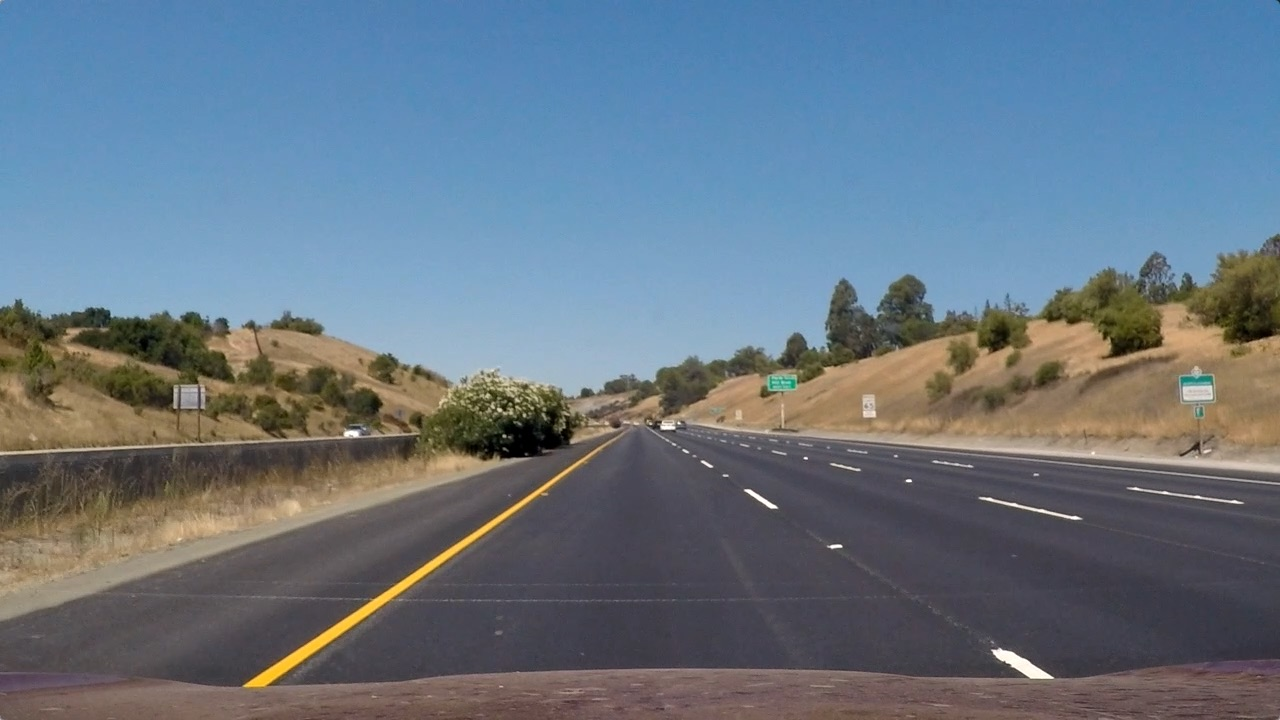
#> input picture test_images/straight_lines1.jpg, 1280 x 720 px; the run also reads 2 pictures not shown here
$ jupyter execute --allow-errors P2.ipynb   (shell and % lines are left out)   (older library calls are emulated)
#> lines starting #> are read from the running program, lines starting #| are printed output that depends on the picture
[cell 1]
#importing some useful packages
import matplotlib.pyplot as plt
import matplotlib.image as mpimg
import numpy as np
import cv2
import glob
import os
from moviepy.editor import VideoFileClip
from IPython.display import HTML
os.listdir("test_images/")

[cell 2]
#reading in an image
image = mpimg.imread('test_images/straight_lines1.jpg')
#> image is the input picture: shape (720, 1280, 3); mean R, G, B 103.2, 117.7, 131.2

#printing out some stats and plotting
print('This image is:', type(image), 'with dimensions:', image.shape)
#| This image is: <class 'numpy.ndarray'> with dimensions: (720, 1280, 3)
plt.imshow(image)  # if you wanted to show a single color channel image called 'gray', for example, call as plt.imshow(gray, cmap='gray')
#> (this line was passed over: IPython is not available in this run)

[cell 3]
def calibrate_camera(img_dir):

#> called with img_dir = 'camera_cal/'
    nx = 9
    ny = 6
    objp = np.zeros((ny*nx,3), np.float32)
    objp[:,:2] = np.mgrid[0:nx, 0:ny].T.reshape(-1,2)
    objpoints = [] # 3d points in real world space
    imgpoints = [] # 2d points in image plane.

    for filename in os.listdir(img_dir):
        img = mpimg.imread(os.path.join("camera_cal/" , filename))
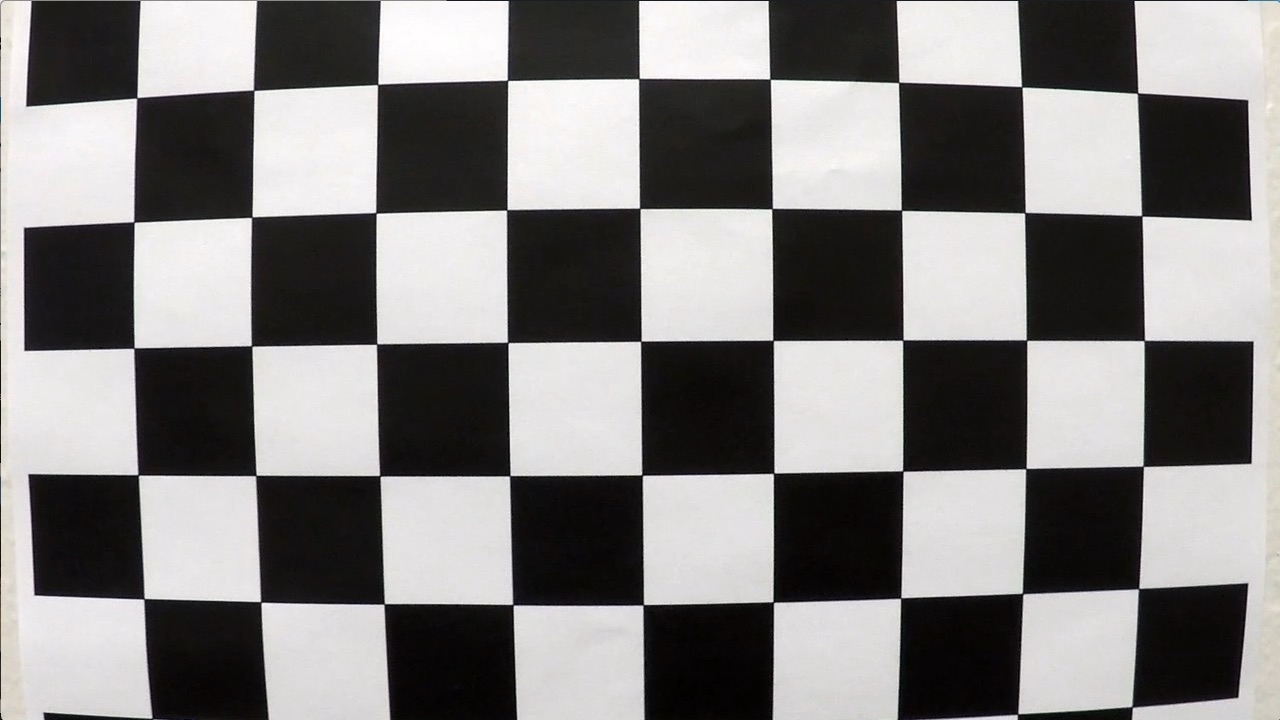
#> input picture camera_cal/calibration1.jpg, 1280 x 720 px
#> img is the input picture: shape (720, 1280, 3); mean R, G, B 130.1, 128.4, 127.8
        gray = cv2.cvtColor(img, cv2.COLOR_BGR2GRAY)
        ret, corners = cv2.findChessboardCorners(gray, (nx, ny), None)
#> ret = False; corners = None
        if ret == True:
            # Draw and display the corners
            objpoints.append(objp)
            imgpoints.append(corners)

    ret, mtx, dist, rvecs, tvecs = cv2.calibrateCamera(objpoints, imgpoints, gray.shape[::-1], None, None)

    return mtx, dist

def threshold(img, s_thresh=(170, 255), sx_thresh=(10, 200)):
#> called with s_thresh = (100, 255), sx_thresh = (10, 200)
    img = np.copy(img)
    # Convert to HLS color space and separate the V channel
    gray = cv2.cvtColor(img, cv2.COLOR_RGB2GRAY)
    hls = cv2.cvtColor(img, cv2.COLOR_RGB2HLS)
    s_channel = hls[:,:,2]
    l_channel = hls[:,:,1]

    # Sobel x
    sobelx = cv2.Sobel(gray, cv2.CV_64F, 1, 0) # Take the derivative in x
    abs_sobelx = np.absolute(sobelx) # Absolute x derivative to accentuate lines away from horizontal
    scaled_sobel = np.uint8(255*abs_sobelx/np.max(abs_sobelx))

    # Sobel y
    sobely = cv2.Sobel(gray, cv2.CV_64F, 0, 1)

    #direction threshold
    abs_sobelx = np.absolute(sobelx)
    abs_sobely = np.absolute(sobely)
    direction = np.arctan2(abs_sobely,abs_sobelx)
    direction = np.absolute(direction)
    direction_binary = np.zeros_like(direction)
    direction_binary[(direction >= np.pi/6) & (direction <= np.pi/2)] = 1

    # Threshold x gradient
    sxbinary = np.zeros_like(scaled_sobel)
    sxbinary[(scaled_sobel >= sx_thresh[0]) & (scaled_sobel <= sx_thresh[1])] = 1

    #Combined threshold
    combined_condition = ((sxbinary == 1) & (direction_binary == 1))

    # Threshold color channel
    s_binary = np.zeros_like(s_channel)
    #s_binary[(s_channel >= s_thresh[0]) & (s_channel <= s_thresh[1])] = 1
    s_condition = (s_channel>s_thresh[0]) & (s_channel<s_thresh[1])

    final_binary = np.zeros_like(combined_condition)
    final_binary[(s_condition | combined_condition)] = 1
    #combined_binary[(s_binary == 1) | (sxbinary == 1)] = 1

    return np.uint8(final_binary)

def warp(undistorted_img):

    height = undistorted_img.shape[0]
    width = undistorted_img.shape[1]

    src1 = [width // 2 - 76, height * 0.625]
    src2 = [width // 2 + 76, height * 0.625]
    src3 = [-100, height]
    src4 = [width + 100, height]
    src = np.float32([src1, src2, src3, src4])

    dst1 = [100, 0]
    dst2 = [width - 100, 0]
    dst3 = [100, height]
    dst4 = [width - 100, height]
    dst = np.float32([dst1, dst2, dst3, dst4])

    M = cv2.getPerspectiveTransform(src, dst)

    warped = cv2.warpPerspective(undistorted_img, M, (width, height))
    return (warped)

def unwarp(warped_img):

    height = warped_img.shape[0]
    width = warped_img.shape[1]

    src1 = [width // 2 - 76, height * 0.625]
    src2 = [width // 2 + 76, height * 0.625]
    src3 = [-100, height]
    src4 = [width + 100, height]
    src = np.float32([src1, src2, src3, src4])

    dst1 = [100, 0]
    dst2 = [width - 100, 0]
    dst3 = [100, height]
    dst4 = [width - 100, height]
    dst = np.float32([dst1, dst2, dst3, dst4])

    Minv = cv2.getPerspectiveTransform(dst, src)

    unwarped = cv2.warpPerspective(warped_img, Minv, (width, height))
    return unwarped

def find_lane_pixels(binary_warped):
    # Take a histogram of the bottom half of the image
    histogram = np.sum(binary_warped[binary_warped.shape[0]//2:,:], axis=0)
#> histogram = 1280 values, max 279 at index 374, min 0 at index 27, mean 18.82
    # Create an output image to draw on and visualize the result
    out_img = np.dstack((binary_warped, binary_warped, binary_warped))
    # Find the peak of the left and right halves of the histogram
    # These will be the starting point for the left and right lines
    midpoint = np.int(histogram.shape[0]//2)
    leftx_base = np.argmax(histogram[:midpoint])
#> leftx_base = 374
    rightx_base = np.argmax(histogram[midpoint:]) + midpoint
#> rightx_base = 1004

    # HYPERPARAMETERS
    # Choose the number of sliding windows
    nwindows = 9
    # Set the width of the windows +/- margin
    margin = 100
    # Set minimum number of pixels found to recenter window
    minpix = 50

    # Set height of windows - based on nwindows above and image shape
    window_height = np.int(binary_warped.shape[0]//nwindows)
    # Identify the x and y positions of all nonzero pixels in the image
    nonzero = binary_warped.nonzero()
#> nonzero = 61275 positions, rows 0 to 719, columns 0 to 1261
    nonzeroy = np.array(nonzero[0])
    nonzerox = np.array(nonzero[1])
    # Current positions to be updated later for each window in nwindows
    leftx_current = leftx_base
#> leftx_current = 374
    rightx_current = rightx_base
#> rightx_current = 1004

    # Create empty lists to receive left and right lane pixel indices
    left_lane_inds = []
    right_lane_inds = []

    # Step through the windows one by one
    for window in range(nwindows):
        # Identify window boundaries in x and y (and right and left)
        win_y_low = binary_warped.shape[0] - (window+1)*window_height
        win_y_high = binary_warped.shape[0] - window*window_height
        ### TO-DO: Find the four below boundaries of the window ###
        win_xleft_low = leftx_current - margin
        win_xleft_high = leftx_current + margin
        win_xright_low = rightx_current - margin
        win_xright_high = rightx_current + margin

        # Draw the windows on the visualization image
        cv2.rectangle(out_img,(win_xleft_low,win_y_low),
        (win_xleft_high,win_y_high),(0,255,0), 2)
        cv2.rectangle(out_img,(win_xright_low,win_y_low),
        (win_xright_high,win_y_high),(0,255,0), 2)

        # Identify the nonzero pixels in x and y within the window #
        good_left_inds = ((nonzeroy >= win_y_low) & (nonzeroy < win_y_high) &
        (nonzerox >= win_xleft_low) &  (nonzerox < win_xleft_high)).nonzero()[0]
        good_right_inds = ((nonzeroy >= win_y_low) & (nonzeroy < win_y_high) &
        (nonzerox >= win_xright_low) &  (nonzerox < win_xright_high)).nonzero()[0]

        # Append these indices to the lists
        left_lane_inds.append(good_left_inds)
        right_lane_inds.append(good_right_inds)

        if len(good_left_inds) > minpix:
            leftx_current = np.int(np.mean(nonzerox[good_left_inds]))
        if len(good_right_inds) > minpix:
            rightx_current = np.int(np.mean(nonzerox[good_right_inds]))
#> this loop made 9 passes
#> (win_xleft_low, win_xleft_high, win_xright_low, win_xright_high, leftx_current, rightx_current) on passes 1 to 4: (274, 474, 904, 1104, 386, 1004), (286, 486, 904, 1104, 382, 985), (282, 482, 885, 1085, 370, 1013), (270, 470, 913, 1113, 354, 993)
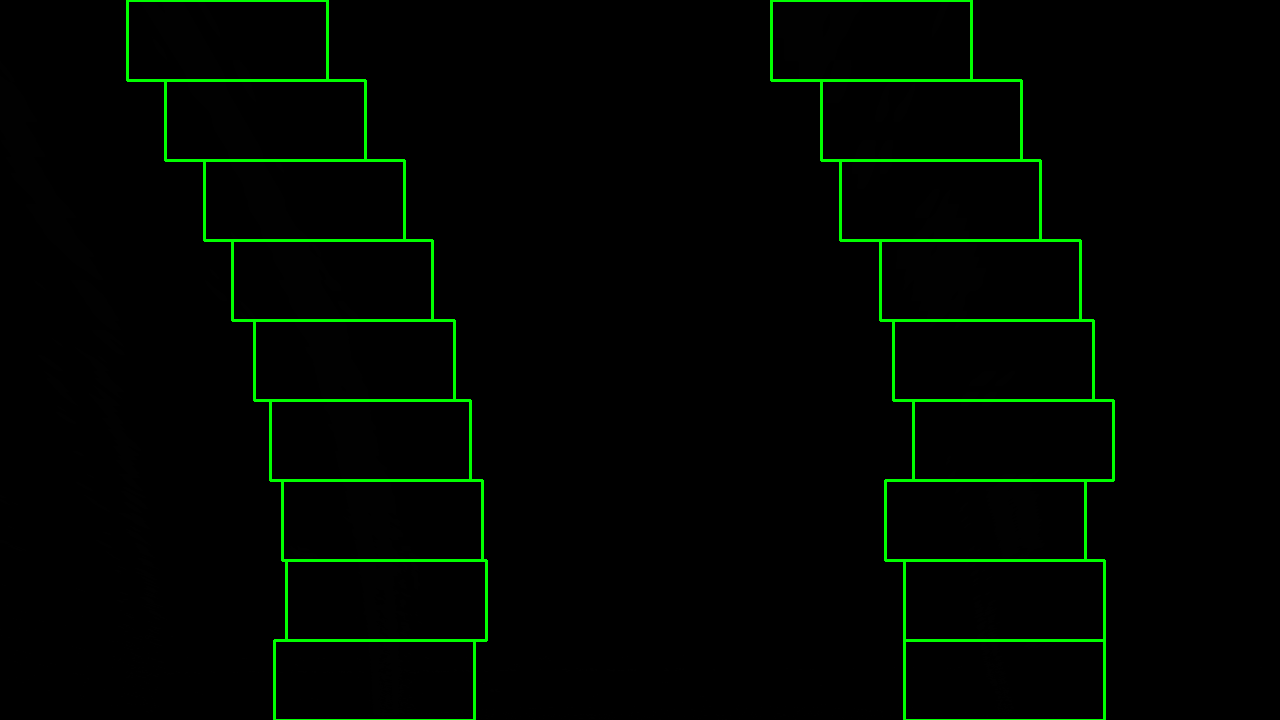
#> out_img: shape (720, 1280, 3); mean of channels 0, 1, 2 0.1, 5.7, 0.1; drawn as R, G, B
#> after the loop, left_lane_inds = 9 items; right_lane_inds = 9 items

    # Concatenate the arrays of indices (previously was a list of lists of pixels)
    try:
        left_lane_inds = np.concatenate(left_lane_inds)
        right_lane_inds = np.concatenate(right_lane_inds)
    except ValueError:
        # Avoids an error if the above is not implemented fully
        pass

    # Extract left and right line pixel positions
    leftx = nonzerox[left_lane_inds]
    lefty = nonzeroy[left_lane_inds]
    rightx = nonzerox[right_lane_inds]
    righty = nonzeroy[right_lane_inds]

    return leftx, lefty, rightx, righty, out_img


def fit_polynomial(binary_warped):
    # Find our lane pixels first
    leftx, lefty, rightx, righty, out_img = find_lane_pixels(binary_warped)

    left_fit = np.polyfit(lefty, leftx, 2)
#> left_fit = [-0.000433, 0.627, 161.9]
    right_fit = np.polyfit(righty, rightx, 2)
#> right_fit = [-0.000536, 0.672, 800.2]

    return left_fit, right_fit


def search_around_poly(binary_warped, img, left_fit, right_fit):

    margin = 100

    # Grab activated pixels
    nonzero = binary_warped.nonzero()
#> nonzero = 61275 positions, rows 0 to 719, columns 0 to 1261
    nonzeroy = np.array(nonzero[0])
    nonzerox = np.array(nonzero[1])

    left_lane_inds = ((nonzerox > (left_fit[0]*(nonzeroy**2) + left_fit[1]*nonzeroy +
                    left_fit[2] - margin)) & (nonzerox < (left_fit[0]*(nonzeroy**2) +
                    left_fit[1]*nonzeroy + left_fit[2] + margin)))
    right_lane_inds = ((nonzerox > (right_fit[0]*(nonzeroy**2) + right_fit[1]*nonzeroy +
                    right_fit[2] - margin)) & (nonzerox < (right_fit[0]*(nonzeroy**2) +
                    right_fit[1]*nonzeroy + right_fit[2] + margin)))

    # Again, extract left and right line pixel positions
    leftx = nonzerox[left_lane_inds]
    lefty = nonzeroy[left_lane_inds]
    rightx = nonzerox[right_lane_inds]
    righty = nonzeroy[right_lane_inds]

    # Fit new polynomials
    left_fitx, right_fitx, ploty, left_fit_new, right_fit_new = fit_poly(binary_warped.shape, leftx, lefty, rightx, righty)

    ## Visualization ##
    # Create an image to draw on and an image to show the selection window
    out_img = np.dstack((binary_warped, binary_warped, binary_warped))*255
    window_img = np.zeros_like(out_img)
    # Color in left and right line pixels
    out_img[nonzeroy[left_lane_inds], nonzerox[left_lane_inds]] = [255, 0, 0]
    out_img[nonzeroy[right_lane_inds], nonzerox[right_lane_inds]] = [0, 0, 255]

    # Generate a polygon to illustrate the search window area
    # And recast the x and y points into usable format for cv2.fillPoly()
    left_line_window1 = np.array([np.transpose(np.vstack([left_fitx, ploty]))])
    left_line_window2 = np.array([np.flipud(np.transpose(np.vstack([right_fitx,
                              ploty])))])
    left_line_pts = np.hstack((left_line_window1, left_line_window2))

    # Draw the lane onto the warped blank image
    cv2.fillPoly(window_img, np.int_([left_line_pts]), (0,255, 0))
    lanes = unwarp(window_img)
#> in unwarp, `Minv = cv2.getPerspectiveTransform(dst, src)`: Minv = [[0.141, -0.798, 549.9], [1.2e-16, -0.522, 450], [2.68e-19, -0.00125, 1]]

    result = cv2.addWeighted(img, 1, lanes, 0.3, 0)

    return result, left_fit_new, right_fit_new, left_fitx, right_fitx

def fit_poly(img_shape, leftx, lefty, rightx, righty):
     ### TO-DO: Fit a second order polynomial to each with np.polyfit() ###
    left_fit = np.polyfit(lefty, leftx, 2)
    right_fit = np.polyfit(righty, rightx, 2)
    # Generate x and y values for plotting
    ploty = np.linspace(0, img_shape[0]-1, img_shape[0])
    ### TO-DO: Calc both polynomials using ploty, left_fit and right_fit ###
    left_fitx = left_fit[0]*ploty**2 + left_fit[1]*ploty + left_fit[2]
    right_fitx = right_fit[0]*ploty**2 + right_fit[1]*ploty + right_fit[2]

    return left_fitx, right_fitx, ploty, left_fit, right_fit

[cell 4]
cal1 = mpimg.imread('camera_cal/calibration5.jpg')
mtx, dist = calibrate_camera("camera_cal/")
undistorted = cv2.undistort(cal1, mtx, dist, None, mtx)

path = 'output_images/'
cv2.imwrite(os.path.join(path , 'undistorted.jpg'), undistorted)

#> (the rest of this cell did not finish here and is left out)

[cell 5]
raw = mpimg.imread('test_images/test2.jpg')
img = cv2.undistort(raw, mtx, dist, None, mtx)
img_gray = cv2.cvtColor(img, cv2.COLOR_BGR2GRAY)
th = threshold(img,(100, 255),(10, 200))
warped = warp(th)
left_fit, right_fit = fit_polynomial(warped)
out_img, left_fit, right_fit, left_fitx, right_fitx = search_around_poly(warped, img, left_fit, right_fit)

cv2.imwrite(os.path.join(path , 'thresholded.jpg'), cv2.cvtColor(th*255, cv2.COLOR_GRAY2RGB))
cv2.imwrite(os.path.join(path , 'warped.jpg'), cv2.cvtColor(warped*255, cv2.COLOR_GRAY2RGB))
cv2.imwrite(os.path.join(path , 'fitted.jpg'), cv2.cvtColor(out_img, cv2.COLOR_BGR2RGB))

#> (the rest of this cell did not finish here and is left out)

[cell 6]
def radius (leftx, rightx, img_shape):
    xm_per_pix=3.7/800
    ym_per_pix = 25/720
    ploty = np.linspace(0, img_shape[0] - 1, img_shape[0])

    leftx = leftx[::-1]  # Reverse to match top-to-bottom in y
    rightx = rightx[::-1]  # Reverse to match top-to-bottom in y

    left_fit = np.polyfit(ploty, leftx, 2)
    left_fitx = left_fit[0]*ploty**2 + left_fit[1]*ploty + left_fit[2]
    right_fit = np.polyfit(ploty, rightx, 2)
    right_fitx = right_fit[0]*ploty**2 + right_fit[1]*ploty + right_fit[2]

    y_eval = np.max(ploty)
    left_fit_cr = np.polyfit(ploty*ym_per_pix, leftx*xm_per_pix, 2)
    right_fit_cr = np.polyfit(ploty*ym_per_pix, rightx*xm_per_pix, 2)

    left_curverad = ((1 + (2*left_fit_cr[0]*y_eval*ym_per_pix + left_fit_cr[1])**2)**1.5) / np.absolute(2*left_fit_cr[0])
    right_curverad = ((1 + (2*right_fit_cr[0]*y_eval*ym_per_pix + right_fit_cr[1])**2)**1.5) / np.absolute(2*right_fit_cr[0])

    return (left_curverad, right_curverad)


def car_offset(leftx, rightx, img_shape):

    xm_per_pix=3.7/800
    mid = img_shape[1]//2
    car_pos = (leftx[-1] + rightx[-1])/2
    offset = (mid - car_pos) * xm_per_pix

    return offset

def display_info(img, leftx, rightx):

    xm_per_pix=3.7/800
    ym_per_pix = 25/720

    curvature_rads = radius(leftx, rightx, img.shape,)
    offsetx = car_offset(leftx, rightx, img.shape)

    final_image = img.copy()
    cv2.putText(final_image, 'Left lane curvature: {:.2f} m'.format(curvature_rads[0]),
                (60, 60), cv2.FONT_HERSHEY_SIMPLEX, 1.5, (0,0,0), 3)
    cv2.putText(final_image, 'Right lane curvature: {:.2f} m'.format(curvature_rads[1]),
                (60, 110), cv2.FONT_HERSHEY_SIMPLEX, 1.5, (0,0,0), 3)
    cv2.putText(final_image, 'Car offset: {:.2f} m'.format(offsetx),
                (60, 160), cv2.FONT_HERSHEY_SIMPLEX, 1.5, (0,0,0), 3)
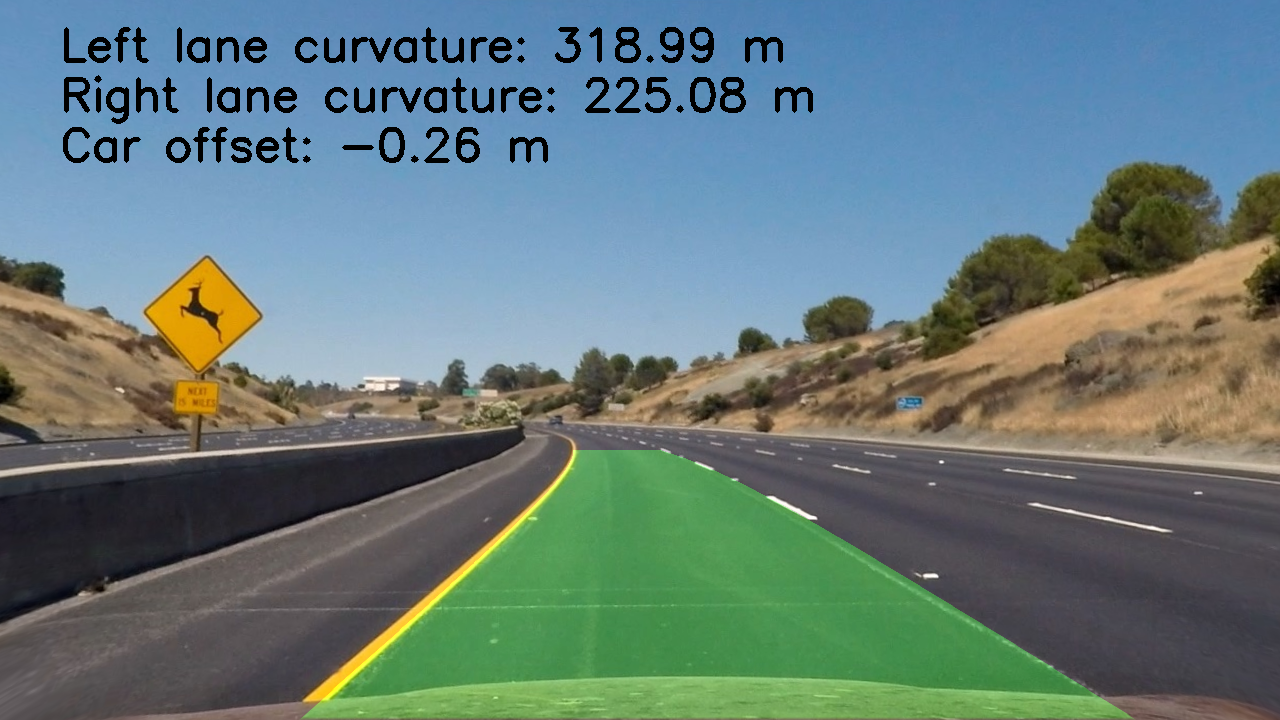
#> final_image: shape (720, 1280, 3); mean R, G, B 101.6, 123, 122.5

    return final_image

[cell 7]
off = car_offset(left_fitx, right_fitx, out_img.shape)
print(off)
curvature = radius(left_fitx, right_fitx, out_img.shape)
print(curvature)
fin = display_info(out_img, left_fitx, right_fitx)
cv2.imwrite(os.path.join(path , 'final.jpg'), cv2.cvtColor(fin, cv2.COLOR_BGR2RGB))

[cell 8]
mtx, dist = calibrate_camera("camera_cal/")
